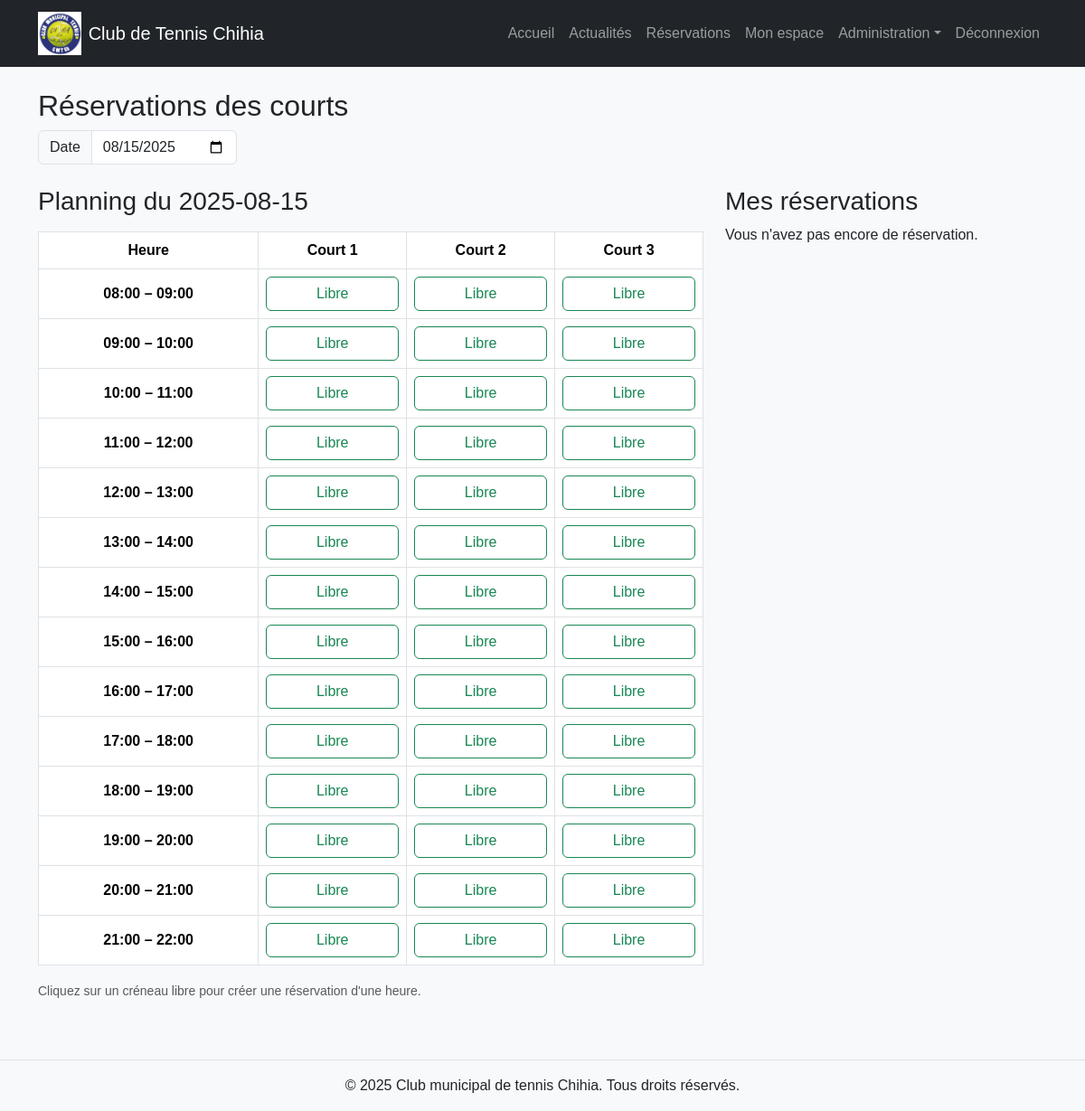
Before: /reservations (signed in) with the older database file.
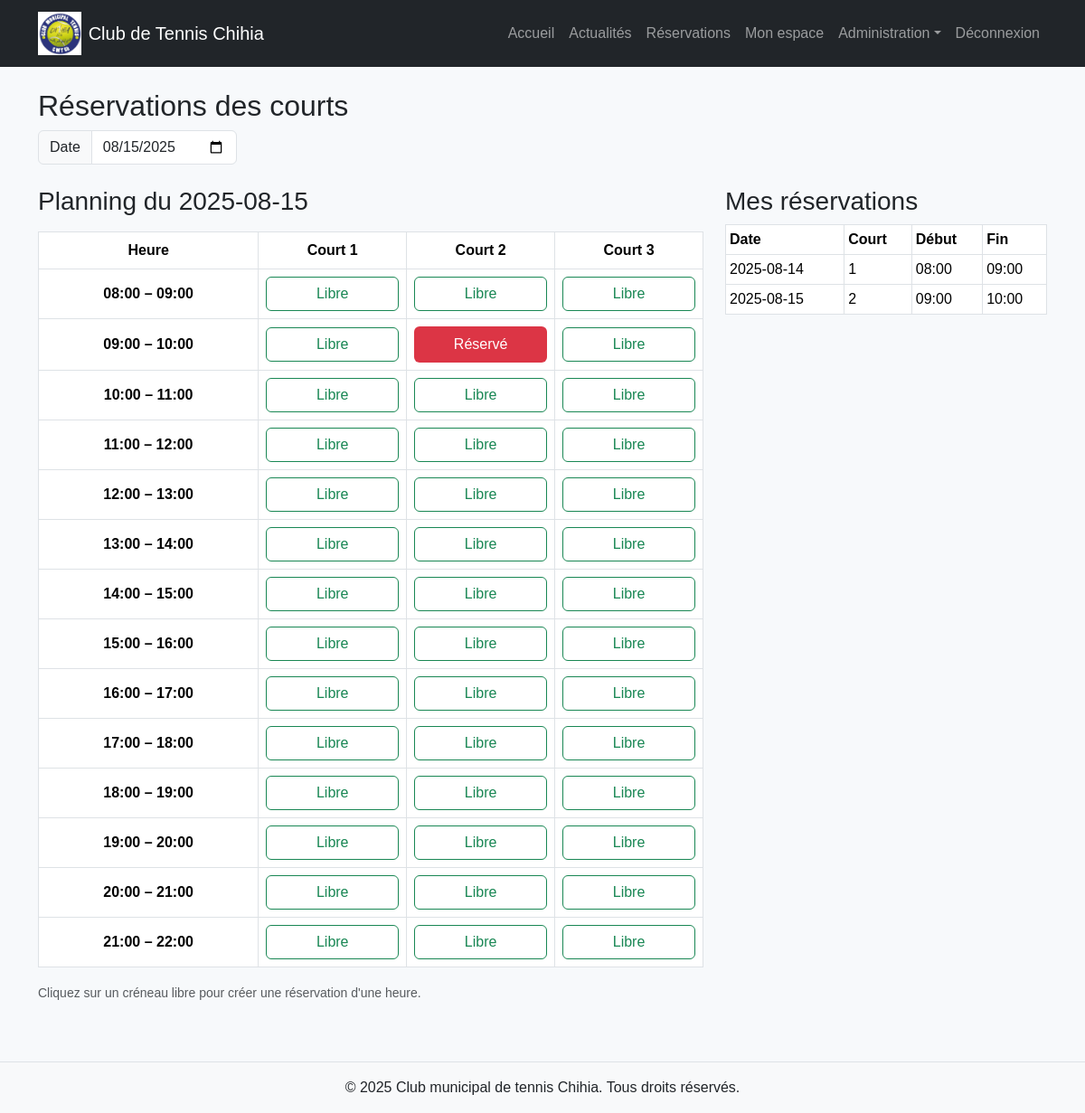
After: the same page with the newer database file.
### tables this page shows
CREATE TABLE reservations (
            id INTEGER PRIMARY KEY AUTOINCREMENT,
            user_id INTEGER NOT NULL,
            court_number INTEGER NOT NULL,
            date TEXT NOT NULL,
            start_time TEXT NOT NULL,
            end_time TEXT NOT NULL,
            FOREIGN KEY(user_id) REFERENCES users(id)
        );

### app.py (the view)
@app.get("/reservations", response_class=HTMLResponse)
async def reservations_page(request: Request) -> HTMLResponse:
    user = get_current_user(request)
    if not user:
        return RedirectResponse(url="/connexion", status_code=303)
    if not user["validated"]:
        return templates.TemplateResponse(
            "not_validated.html",
            {"request": request, "message": "Votre inscription doit être validée pour accéder aux réservations."},
        )
    today_str = date.today().isoformat()
    selected_date = request.query_params.get("date", today_str)
    conn = get_db_connection()
    cur = conn.cursor()
    cur.execute(
        "SELECT r.*, u.full_name AS user_full_name FROM reservations r JOIN users u ON r.user_id = u.id "
        "WHERE date = ? ORDER BY start_time",
        (selected_date,),
    )
    reservations = cur.fetchall()
    cur.execute(
        "SELECT * FROM reservations WHERE user_id = ? ORDER BY date, start_time",
        (user["id"],),
    )
    user_reservations = cur.fetchall()
    conn.close()
    time_slots: List[Tuple[str, str]] = []
    for hour in range(8, 22):
        start_slot = time(hour, 0)
        end_slot = time(hour + 1, 0) if hour < 21 else time(22, 0)
        time_slots.append((start_slot.strftime("%H:%M"), end_slot.strftime("%H:%M")))
    availability: Dict[int, Dict[Tuple[str, str], bool]] = {1: {}, 2: {}, 3: {}}
    reservations_by_court = {1: [], 2: [], 3: []}
    for res in reservations:
        reservations_by_court[res["court_number"]].append(res)
    for court in (1, 2, 3):
        court_reservations = reservations_by_court.get(court, [])
        for start_str, end_str in time_slots:
            reserved = False
            for res in court_reservations:
                res_start = datetime.strptime(res["start_time"], "%H:%M").time()
                res_end = datetime.strptime(res["end_time"], "%H:%M").time()
                slot_start = datetime.strptime(start_str, "%H:%M").time()
                slot_end = datetime.strptime(end_str, "%H:%M").time()
                if (slot_start < res_end and slot_end > res_start):
                    reserved = True
                    break
            availability[court][(start_str, end_str)] = reserved
    return templates.TemplateResponse(
        "reservations.html",
        {
            "request": request,
            "user": user,
            "is_admin": bool(user["is_admin"]),
            "reservations": reservations,
            "user_reservations": user_reservations,
            "selected_date": selected_date,
            "time_slots": time_slots,
            "availability": availability,
        },
    )

### templates/reservations.html (shortened to what this page needs)
{% extends 'layout.html' %}
{% block content %}
<h2>Réservations des courts</h2>
<form method="get" class="mb-4">
    <div class="input-group reservations-select-date">
        <span class="input-group-text">Date</span>
        <input type="date" class="form-control" name="date" value="{{ selected_date }}" onchange="this.form.submit()">
    </div>
</form>
<div class="row">
    <div class="col-lg-8 mb-4">
        <h3 class="mb-3">Planning du {{ selected_date }}</h3>
        <div class="table-responsive">
            <table class="table table-bordered text-center align-middle">
                <thead>
                <tr>
                    <th>Heure</th>
                    <th>Court 1</th>
                    <th>Court 2</th>
                    <th>Court 3</th>
                </tr>
                </thead>
                <tbody>
                {% for slot in time_slots %}
                    <tr>
                        <th scope="row" class="time-slot">{{ slot[0] }} – {{ slot[1] }}</th>
                        {% for court in (1, 2, 3) %}
                            {% set is_reserved = availability[court][slot] %}
                            <td>
                                {% if is_reserved %}
                                    <div class="bg-danger text-white py-2 rounded">Réservé</div>
                                {% else %}
                                    <button type="button" class="btn btn-outline-success w-100 slot-available" data-court="{{ court }}" data-start="{{ slot[0] }}" data-end="{{ slot[1] }}">
                                        Libre
                                    </button>
                                {% endif %}
                            </td>
                        {% endfor %}
                    </tr>
                {% endfor %}
                </tbody>
            </table>
        </div>
        <p class="text-muted"><small>Cliquez sur un créneau libre pour créer une réservation d'une heure.</small></p>
    </div>
    <div class="col-lg-4">
        <h3>Mes réservations</h3>
        {% if user_reservations %}
        <table class="table table-bordered table-sm">
            <thead>
            <tr>
                <th>Date</th>
                <th>Court</th>
                <th>Début</th>
                <th>Fin</th>
            </tr>
            </thead>
            <tbody>
            {% for r in user_reservations %}
                <tr>
                    <td>{{ r.date }}</td>
                    <td>{{ r.court_number }}</td>
                    <td>{{ r.start_time }}</td>
                    <td>{{ r.end_time }}</td>
                </tr>
            {% endfor %}
            </tbody>
        </table>
        {% else %}
            <p>Vous n'avez pas encore de réservation.</p>
        {% endif %}
    </div>
</div>
{% endblock %}

Changed rows visible on the page:
added reservations: date "2025-08-14", court_number "1", start_time "08:00", end_time "09:00"
added reservations: date "2025-08-15", court_number "2", start_time "09:00", end_time "10:00"
Other visible differences:
list line gone: "Libre"
new list line: "Réservé"
text no longer shown: "Vous n'avez pas encore de réservation."
text now shown: "Date Court Début Fin"
